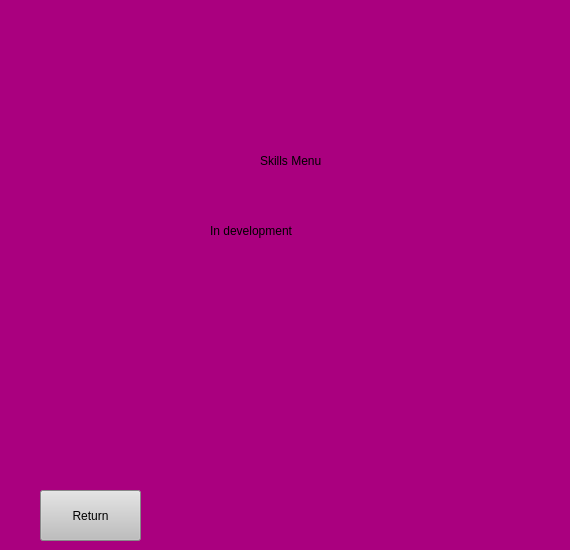
    <widget class="QWidget" name="Statuses_Menu_Page">
     <property name="styleSheet">
      <string notr="true">background-color: rgb(170, 0, 127);</string>
     </property>
     <widget class="QLabel" name="label_24">
      <property name="geometry">
       <rect>
        <x>260</x>
        <y>140</y>
        <width>261</width>
        <height>41</height>
       </rect>
      </property>
      <property name="styleSheet">
       <string notr="true">font: 900 30pt &quot;Segoe UI&quot;;
color: rgb(0, 0, 0);
background-color: rgb(170, 0, 127);</string>
      </property>
      <property name="text">
       <string>Skills Menu</string>
      </property>
     </widget>
     <widget class="QLabel" name="label_23">
      <property name="geometry">
       <rect>
        <x>210</x>
        <y>210</y>
        <width>351</width>
        <height>41</height>
       </rect>
      </property>
      <property name="styleSheet">
       <string notr="true">font: 900 30pt &quot;Segoe UI&quot;;
color: rgb(0, 0, 0);
background-color: rgb(170, 0, 127);</string>
      </property>
      <property name="text">
       <string>In development</string>
      </property>
     </widget>
     <widget class="QPushButton" name="pushButton_34">
      <property name="geometry">
       <rect>
        <x>40</x>
        <y>490</y>
        <width>101</width>
        <height>51</height>
       </rect>
      </property>
      <property name="styleSheet">
       <string notr="true">background-color: rgb(190, 190, 190);
color: rgb(0, 0, 0);
font: 900 12pt &quot;Segoe UI&quot;;</string>
      </property>
      <property name="text">
       <string>Return</string>
      </property>
     </widget>
    </widget>
